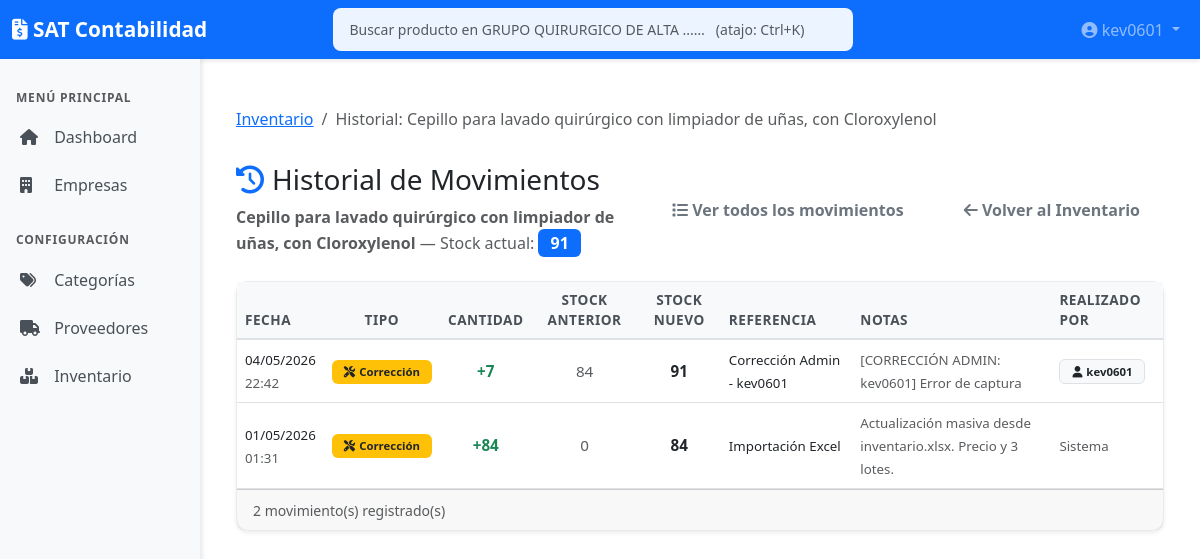
Page /companies/2/inventory/99/history (signed in) on the committed database.
### models.py (models this page shows, shortened)
class Company(db.Model):
    id = db.Column(db.Integer, primary_key=True)
    rfc = db.Column(db.String(13), unique=True, nullable=False)
    name = db.Column(db.String(128), nullable=False)
    postal_code = db.Column(db.String(5), nullable=True) # Código Postal (Lugar Expedición)
    logo_path = db.Column(db.String(512), nullable=True)  # Path to company logo
    fiel_cer_path = db.Column(db.String(256), nullable=True)
    fiel_key_path = db.Column(db.String(256), nullable=True)
    fiel_password_enc = db.Column(db.String(256), nullable=True) # Encrypted password
    created_at = db.Column(db.DateTime, default=datetime.utcnow)

class User(UserMixin, db.Model):
    __tablename__ = 'user'
    id = db.Column(db.Integer, primary_key=True)
    username = db.Column(db.String(64), unique=True, nullable=False, index=True)
    email = db.Column(db.String(120), unique=True, nullable=True, index=True)
    password_hash = db.Column(db.String(256))  # Larger for modern hash algorithms
    created_at = db.Column(db.DateTime, default=datetime.utcnow)
    last_login = db.Column(db.DateTime, nullable=True)
    is_active = db.Column(db.Boolean, default=True)
    is_admin = db.Column(db.Boolean, default=False)  # Admin can manage users and access all
    company_access = db.relationship('UserCompanyAccess', back_populates='user', cascade='all, delete-orphan')
    def is_inventory_admin_for(self, company_id):
        if self.is_admin:
            return True
        for access in self.company_access:
            if access.company_id == company_id and access.perm_inventory_admin:
                return True
        return False
    def has_any_perm(self, *perm_names):
        if self.is_admin:
            return True
        for access in self.company_access:
            for name in perm_names:
                if getattr(access, f'perm_{name}', False):
                    return True
        return False

class Product(db.Model):
    __tablename__ = 'product'
    id = db.Column(db.Integer, primary_key=True)
    company_id = db.Column(db.Integer, db.ForeignKey('company.id'), nullable=False)
    sku = db.Column(db.String(50), nullable=True)  # Código interno/barras
    name = db.Column(db.String(200), nullable=False)
    description = db.Column(db.Text)
    cost_price = db.Column(db.Float, default=0.0)  # Costo real (para valuación inventario)
    selling_price = db.Column(db.Float, default=0.0)  # Precio venta manual (override)
    profit_margin = db.Column(db.Float, default=0.0)  # Porcentaje de ganancia individual
    current_stock = db.Column(db.Integer, default=0)
    min_stock_level = db.Column(db.Integer, default=0)
    laboratory_id = db.Column(db.Integer, db.ForeignKey('laboratory.id'), nullable=True)
    preferred_supplier_id = db.Column(db.Integer, db.ForeignKey('supplier.id'), nullable=True)
    category_id = db.Column(db.Integer, db.ForeignKey('product_category.id'), nullable=True)
    packaging_type = db.Column(db.String(50), nullable=True)  # Caja, Paquete, Kit, Blister, etc.
    units_per_package = db.Column(db.Integer, default=1)  # Piezas por empaque
    sell_by = db.Column(db.String(10), default='UNIDAD')  # UNIDAD o PAQUETE
    active = db.Column(db.Boolean, default=True)
    created_at = db.Column(db.DateTime, default=datetime.utcnow)
    sanitary_registration = db.Column(db.String(100), nullable=True)  # Registro Sanitario
    is_controlled = db.Column(db.Boolean, default=False)  # Si es medicamento controlado (Fracción I, II, III)
    active_ingredient = db.Column(db.String(200), nullable=True)  # Principio activo
    presentation = db.Column(db.String(100), nullable=True)  # Presentación (e.g., Tabletas, Jarabe)
    therapeutic_group = db.Column(db.String(100), nullable=True)  # Grupo Terapéutico
    unit_measure = db.Column(db.String(20), default='PZA')  # PZA, CAJA, etc.
    company = db.relationship('Company', backref=db.backref('products', lazy=True))
    laboratory = db.relationship('Laboratory', backref=db.backref('products', lazy=True))
    preferred_supplier = db.relationship('Supplier', backref=db.backref('preferred_products', lazy=True))
    category = db.relationship('ProductCategory', backref=db.backref('products', lazy=True))

class InventoryTransaction(db.Model):
    __tablename__ = 'inventory_transaction'
    id = db.Column(db.Integer, primary_key=True)
    product_id = db.Column(db.Integer, db.ForeignKey('product.id'), nullable=False)
    batch_id = db.Column(db.Integer, db.ForeignKey('product_batch.id'), nullable=True) # Link to specific batch
    type = db.Column(db.String(20), nullable=False) # 'IN', 'OUT', 'ADJUSTMENT'
    quantity = db.Column(db.Integer, nullable=False) # Cantidad movida (positiva o negativa según lógica, aqui guardamos valor absoluto y el tipo define)
    previous_stock = db.Column(db.Integer, nullable=False)
    new_stock = db.Column(db.Integer, nullable=False)
    date = db.Column(db.DateTime, default=datetime.utcnow)
    reference = db.Column(db.String(100)) # ID Factura, Orden, etc.
    notes = db.Column(db.Text)
    created_by_id = db.Column(db.Integer, db.ForeignKey('user.id'), nullable=True)
    doctor_name = db.Column(db.String(150), nullable=True)
    doctor_license = db.Column(db.String(50), nullable=True) # Cédula Profesional
    patient_name = db.Column(db.String(150), nullable=True)
    product = db.relationship('Product', backref=db.backref('transactions', lazy=True, order_by='InventoryTransaction.date.desc()'))
    batch = db.relationship('ProductBatch', backref=db.backref('transactions', lazy=True))
    created_by = db.relationship('User', foreign_keys=[created_by_id], backref=db.backref('inventory_transactions', lazy=True))

### app.py (the view)
    @app.route('/companies/<int:company_id>/inventory/<int:product_id>/history')
    @inventory_admin_required
    def product_history(company_id, product_id):
        company = Company.query.get_or_404(company_id)
        product = Product.query.get_or_404(product_id)
        if product.company_id != company_id:
            return redirect(url_for('inventory_list', company_id=company_id))
        transactions = InventoryTransaction.query.filter_by(
            product_id=product_id
        ).order_by(InventoryTransaction.date.desc()).all()
        return render_template('inventory/history.html', company=company, product=product, transactions=transactions)

### templates/inventory/history.html (shortened to what this page needs)
{% extends "base.html" %}
{% block content %}
<div class="container-fluid mt-4">
    <div class="row mb-3">
        <div class="col">
            <nav aria-label="breadcrumb">
                <ol class="breadcrumb">
                    <li class="breadcrumb-item">
                        <a href="{{ url_for('inventory_list', company_id=company.id) }}">Inventario</a>
                    </li>
                    <li class="breadcrumb-item active">Historial: {{ product.name }}</li>
                </ol>
            </nav>
        </div>
    </div>
    <div class="row mb-4 align-items-center">
        <div class="col">
            <h3><i class="fas fa-history text-primary me-2"></i>Historial de Movimientos</h3>
            <p class="text-muted mb-0">
                <strong>{{ product.name }}</strong>
                &mdash; Stock actual:
                <span class="badge bg-primary fs-6">{{ product.current_stock }}</span>
            </p>
        </div>
        <div class="col-auto">
            <a href="{{ url_for('inventory_movements', company_id=company.id, product_id=product.id) }}"
               class="btn btn-outline-secondary me-2">
                <i class="fas fa-list"></i> Ver todos los movimientos
            </a>
            <a href="{{ url_for('inventory_list', company_id=company.id) }}" class="btn btn-outline-secondary">
                <i class="fas fa-arrow-left"></i> Volver al Inventario
            </a>
        </div>
    </div>
    <div class="card shadow-sm">
        <div class="card-body p-0">
            <div class="table-responsive">
                <table class="table table-hover align-middle mb-0">
                    <thead class="table-dark">
                        <tr>
                            <th>Fecha</th>
                            <th class="text-center">Tipo</th>
                            <th class="text-center">Cantidad</th>
                            <th class="text-center">Stock Anterior</th>
                            <th class="text-center">Stock Nuevo</th>
                            <th>Referencia</th>
                            <th>Notas</th>
                            <th>Realizado por</th>
                        </tr>
                    </thead>
                    <tbody>
                        {% for tx in transactions %}
                        <tr>
                            <td class="text-nowrap">
                                <small>{{ tx.date.strftime('%d/%m/%Y') }}</small><br>
                                <small class="text-muted">{{ tx.date.strftime('%H:%M') }}</small>
                            </td>
                            <td class="text-center">
                                {% if tx.type == 'IN' %}
                                <span class="badge bg-success"><i class="fas fa-arrow-down me-1"></i>Entrada</span>
                                {% elif tx.type == 'OUT' %}
                                <span class="badge bg-danger"><i class="fas fa-arrow-up me-1"></i>Salida</span>
                                {% else %}
                                <span class="badge bg-warning text-dark"><i class="fas fa-tools me-1"></i>Corrección</span>
                                {% endif %}
                            </td>
                            <td class="text-center fw-bold">
                                {% if tx.type == 'IN' %}
                                <span class="text-success">+{{ tx.quantity }}</span>
                                {% elif tx.type == 'OUT' %}
                                <span class="text-danger">-{{ tx.quantity }}</span>
                                {% else %}
                                {% set diff = tx.new_stock - tx.previous_stock %}
                                <span class="{{ 'text-success' if diff >= 0 else 'text-danger' }}">
                                    {{ '+' if diff >= 0 else '' }}{{ diff }}
                                </span>
                                {% endif %}
                            </td>
                            <td class="text-center text-muted">{{ tx.previous_stock }}</td>
                            <td class="text-center">
                                <strong>{{ tx.new_stock }}</strong>
                            </td>
                            <td>
                                <small>{{ tx.reference or '--' }}</small>
                            </td>
                            <td>
                                <small class="text-muted">{{ tx.notes or '--' }}</small>
                            </td>
                            <td>
                                {% if tx.created_by %}
                                <span class="badge bg-light text-dark border">
                                    <i class="fas fa-user me-1"></i>{{ tx.created_by.username }}
                                </span>
                                {% else %}
                                <small class="text-muted">Sistema</small>
                                {% endif %}
                            </td>
                        </tr>
                        {% endfor %}
                    </tbody>
                </table>
            </div>
        </div>
        {% if transactions %}
        <div class="card-footer text-muted">
            <small>{{ transactions|length }} movimiento(s) registrado(s)</small>
        </div>
        {% endif %}
    </div>
</div>
{% endblock %}

### templates/base.html (shortened to what this page needs)
<!DOCTYPE html>
<html lang="es">
<head>
    <link href="https://cdn.jsdelivr.net/npm/bootstrap@5.3.0/dist/css/bootstrap.min.css" rel="stylesheet">
    <link rel="stylesheet" href="https://cdnjs.cloudflare.com/ajax/libs/font-awesome/6.4.0/css/all.min.css">
    <link href="https://cdn.jsdelivr.net/npm/tom-select@2.3.1/dist/css/tom-select.bootstrap5.min.css" rel="stylesheet">
    <link rel="stylesheet" href="{{ url_for('static', filename='css/main.css') }}">
</head>
<body>
    <nav class="navbar navbar-expand-lg navbar-dark bg-primary">
        <div class="container-fluid">
            <a class="navbar-brand" href="/">
                <i class="fas fa-file-invoice-dollar"></i> SAT Contabilidad
            </a>
            <div class="collapse navbar-collapse" id="navbarNav">
                {% set _navbar_company = company or selected_company %}
                {% if _navbar_company and current_user.is_authenticated %}
                <div class="navbar-search-wrap mx-auto position-relative" style="min-width:280px; max-width:520px; flex:1;">
                    <input type="search" id="globalProductSearch"
                           class="form-control form-control-sm"
                           placeholder="Buscar producto en {{ _navbar_company.name|truncate(28, true) }}…   (atajo: Ctrl+K)"
                           autocomplete="off"
                           aria-label="Búsqueda global de productos"
                           data-company-id="{{ _navbar_company.id }}"
                           data-search-url="{{ url_for('api_global_product_search', company_id=_navbar_company.id) }}">
                </div>
                {% endif %}
                <ul class="navbar-nav ms-auto">
                    <li class="nav-item dropdown">
                        <a class="nav-link dropdown-toggle" href="#" id="navbarDropdown" role="button"
                            data-bs-toggle="dropdown" aria-expanded="false">
                            <i class="fas fa-user-circle"></i> {{ current_user.username }}
                        </a>
                    </li>
                </ul>
            </div>
        </div>
    </nav>
    <div class="container-fluid">
        <div class="row">
            <nav class="col-md-2 d-md-block bg-light sidebar vh-100 position-sticky top-0">
                <div class="position-sticky pt-3">
                    {% set nav_is_admin = current_user.is_authenticated and current_user.is_admin %}
                    <h6 class="sidebar-heading px-3 text-muted">
                        MENÚ PRINCIPAL
                    </h6>
                    <ul class="nav flex-column">
                        <li class="nav-item">
                            <a class="nav-link" href="/">
                                <i class="fas fa-home"></i> Dashboard
                            </a>
                        </li>
                        {% if nav_is_admin or current_user.company_access %}
                        <li class="nav-item">
                            <a class="nav-link" href="/companies">
                                <i class="fas fa-building"></i> Empresas
                            </a>
                        </li>
                        {% endif %}
                    </ul>
                    {% if has_any_perm('inventory', 'inventory_admin') %}
                    <h6 class="sidebar-heading px-3 mt-4 text-muted">
                        CONFIGURACIÓN
                    </h6>
                    <ul class="nav flex-column">
                        <li class="nav-item">
                            <a class="nav-link" href="/categories">
                                <i class="fas fa-tags"></i> Categorías
                            </a>
                        </li>
                        <li class="nav-item">
                            <a class="nav-link" href="/suppliers">
                                <i class="fas fa-truck"></i> Proveedores
                            </a>
                        </li>
                        <li class="nav-item">
                            <a class="nav-link" href="/inventory">
                                <i class="fas fa-boxes"></i> Inventario
                            </a>
                        </li>
                    </ul>
                    {% endif %}
                </div>
            </nav>
            <main class="col-md-10 ms-sm-auto px-md-4">
                <div class="py-4">
                    {% block content %}{% endblock %}
                </div>
            </main>
        </div>
    </div>
</body>
</html>

### rows in the picture
User: username "kev0601"
Product: name "Cepillo para lavado quirúrgico con limpiador de uñas, con Cloroxylenol", current_stock "91"
InventoryTransaction: date "04/05/2026", date "22:42", type "Corrección", value "+", diff "7", previous_stock "84", new_stock "91", reference "Corrección Admin - kev0601", notes "[CORRECCIÓN ADMIN: kev0601] Error de captura", created_by.username "kev0601"
InventoryTransaction: date "01/05/2026", date "01:31", type "Corrección", value "+", diff "84", previous_stock "0", new_stock "84", reference "Importación Excel", notes "Actualización masiva desde inventario.xlsx. Precio y 3 lotes.", shows "Sistema"

### other values in the picture
{{ transactions|length }} "2"
